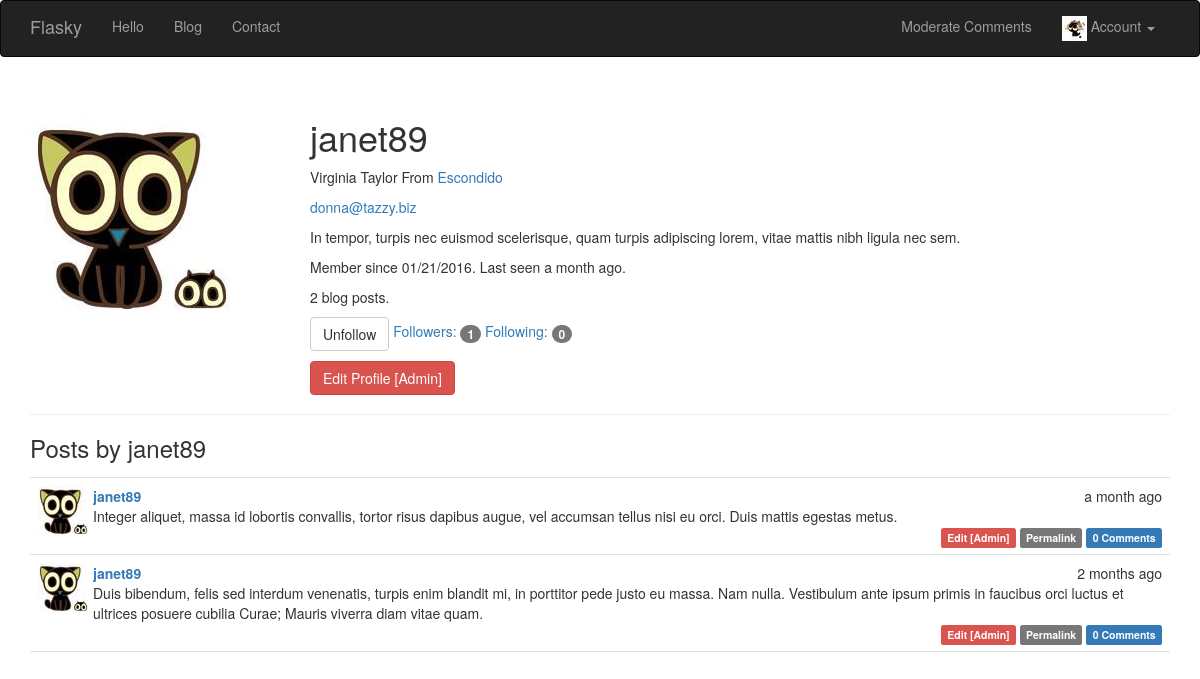
The page /user/janet89 (signed in) on the database its author committed.
### app/models.py (models this page shows, shortened)
class User(UserMixin, db.Model):
    __tablename__ = 'users'
    id = db.Column(db.Integer, primary_key=True)
    email = db.Column(db.String(64), unique=True, index=True)
    username = db.Column(db.String(64), unique=True, index=True)
    role_id = db.Column(db.Integer, db.ForeignKey('roles.id'))
    password_hash = db.Column(db.String(128))
    confirmed = db.Column(db.BOOLEAN, default=False)
    followed = db.relationship('Follow',
                               foreign_keys=[Follow.follower_id],
                               backref=db.backref('follower', lazy='joined'),
                               lazy='dynamic',
                               cascade='all,delete-orphan')
    followers = db.relationship('Follow',
                                foreign_keys=[Follow.followed_id],
                                backref=db.backref('followed', lazy='joined'),
                                lazy='dynamic',
                                cascade='all, delete-orphan')
    comments = db.relationship('Comment', backref='author', lazy='dynamic')
    name = db.Column(db.String(64))
    location = db.Column(db.String(64))
    about_me = db.Column(db.Text())
    Ico = db.Column(db.Integer, default='2')
    member_since = db.Column(db.DateTime(), default=datetime.utcnow)  # 注册时间，db.Column()参数可以接受函数为参数
    last_seen = db.Column(db.DateTime, default=datetime.utcnow)  # 最后登录时间
    posts = db.relationship('Post', backref='author', lazy='dynamic')
    @property
    def password(self):
        raise AttributeError('Password is not a readable attribute')
    def can(self, permissions):
        return self.role.permissions is not None and (self.role.permissions & permissions) == permissions
    def is_administrator(self):
        return self.can(Permission.ADMINISTER)
    def ping(self):
        self.last_seen = datetime.utcnow()
        db.session.add(self)
    def IDIco(self, size='big'):
        if self.Ico is not None:
            if size == "mid":
                url = '../static/avatar/' + str(self.Ico) + '_mid.jpg'
            elif size == "li":
                url = '../static/avatar/' + str(self.Ico) + '_li.jpg'
            else:
                url = '../static/avatar/' + str(self.Ico) + '.jpg'
            return url
    def is_following(self, user):
        return self.followed.filter_by(followed_id=user.id).first() is not None

class Post(db.Model):
    __tablename__ = 'posts'
    id = db.Column(db.Integer, primary_key=True)
    body = db.Column(db.Text)
    body_html = db.Column(db.Text)
    timestamp = db.Column(db.DateTime, index=True, default=datetime.utcnow)
    author_id = db.Column(db.Integer, db.ForeignKey('users.id'))
    comments = db.relationship('Comment', backref='post', lazy='dynamic')

### app/main/views.py (the view)
@main.route('/user/<username>')
@login_required
def user(username):
    user = User.query.filter_by(username=username).first()
    if user is None:
        abort(404)
    posts = user.posts.order_by(Post.timestamp.desc()).all()
    return render_template('user.html', user=user, posts=posts)

### app/auth/views.py (called while the page is built)
@auth.before_app_request
def before_request():
    if current_user.is_authenticated:
        current_user.ping()

### app/main/__init__.py (called while the page is built)
@main.app_context_processor
def inject_permissions():
    return dict(Permission=Permission)

### app/models.py (called while the page is built)
@login_manager.user_loader
def load_user(user_id):
    return User.query.get(int(user_id))

### app/templates/user.html (shortened to what this page needs)
{% extends "base.html" %}
{% block page_content %}
    <div class="page-header">
        <img class="img-rounded profile-thumbnail" src="{{ user.IDIco() }}">
        <div class="profile-header">
            <h1>{{ user.username }}</h1>
            {% if user.name or user.location %}
                <p>
                    {% if user.name %}{{ user.name }}{% endif %}
                    {% if user.location %}
                        From <a href="http://maps.google.com/?q={{ user.location }}">{{ user.location }}</a>
                    {% endif %}
                </p>
            {% endif %}
            {% if current_user.is_administrator() %}
                <p><a href="mailto:{{ user.email }}">{{ user.email }}</a></p>
            {% endif %}
            {% if user.about_me %}<p>{{ user.about_me }}</p>{% endif %}
            <p>Member since {{ moment(user.member_since).format('L') }}. Last
                seen {{ moment(user.last_seen).fromNow() }}.</p>
            <p>{{ user.posts.count() }} blog posts.</p>
        <p>
            {% if current_user.can(Permission.FOLLOW) and user != current_user %}
                {% if not current_user.is_following(user) %}
                <a href="{{ url_for('.follow', username=user.username) }}" class="btn btn-primary">Follow</a>
                {% else %}
                <a href="{{ url_for('.unfollow', username=user.username) }}" class="btn btn-default">Unfollow</a>
                {% endif %}
            {% endif %}
            <a href="{{ url_for('.followers', username=user.username) }}">Followers: <span class="badge">{{ user.followers.count() - 1 }}</span></a>
            <a href="{{ url_for('.followed_by', username=user.username) }}">Following: <span class="badge">{{ user.followed.count() - 1 }}</span></a>
        </p>
            <p>
                {% if current_user.is_administrator() %}
                    <a class="btn btn-danger" href="{{ url_for('.edit_profile_admin', id=user.id) }}">Edit Profile
                        [Admin]</a>
                {% endif %}
            </p>
        </div>
    </div>
    <h3>Posts by {{ user.username }}</h3>
    {% include '_posts.html' %}
{% endblock %}

### app/templates/_posts.html
<ul class="posts">
    {% for post in posts %}
        <li class="post">
            <div class="post-thumbnail">
                <a href="{{ url_for('.user', username=post.author.username) }}">
                    <img class="img-rounded profile-thumbnail" src="{{ post.author.IDIco('mid') }}">
                </a>
            </div>
            <div class="post-content">
                <div class="post-date">{{ moment(post.timestamp).fromNow() }}</div>
                <div class="post-author">
                    <a href="{{ url_for('.user', username=post.author.username) }}">{{ post.author.username }}</a>
                </div>
                <div class="post-body">
                    {% if post.body_html %}
                        {{ post.body_html|safe }}
                    {% else %}
                        {{ post.body }}
                    {% endif %}
                </div>
                <div class="post-footer">
                    {% if current_user==post.author %}
                        <a href="{{ url_for('.edit',id=post.id) }}">
                            <span class="label label-primary">Edit</span>
                        </a>
                    {% elif current_user.is_administrator() %}
                        <a href="{{ url_for('.edit',id=post.id) }}">
                            <span class="label label-danger">Edit [Admin]</span>
                        </a>
                    {% endif %}
                    <a href="{{ url_for('.post', id=post.id) }}">
                        <span class="label label-default">Permalink</span>
                    </a>
                    <a href="{{ url_for('.post', id=post.id) }}#comments">
                        <span class="label label-primary">{{ post.comments.count() }} Comments</span>
                    </a>
                </div>
            </div>
        </li>
    {% endfor %}
</ul>

### app/static/styles.css (style rules this page uses)
.profile-thumbnail { position: absolute; }
.profile-header { min-height: 260px; margin-left: 280px; }
ul.posts { list-style-type: none; padding: 0px; margin: 16px 0px 0px 0px; border-top: 1px solid #e0e0e0; }
ul.posts li.post { padding: 8px; border-bottom: 1px solid #e0e0e0; }
div.post-date { float: right; }
div.post-author { font-weight: bold; }
div.post-thumbnail { position: absolute; }
div.post-content { margin-left: 55px; min-height: 50px; }
div.post-footer { text-align: right; }

### rows shown on the page
User: username "janet89", name "Virginia Taylor", location "Escondido", email "donna@tazzy.biz", about_me "In tempor, turpis nec euismod scelerisque, quam turpis adipiscing lorem, vitae mattis nibh ligula nec sem.", member_since "01/21/2016", last_seen "a month ago"
Post: timestamp "a month ago", author.username "janet89", body "Integer aliquet, massa id lobortis convallis, tortor risus dapibus augue, vel accumsan tellus nisi eu orci. Duis mattis egestas metus.", comments.count "0"
Post: timestamp "2 months ago", author.username "janet89", body "Duis bibendum, felis sed interdum venenatis, turpis enim blandit mi, in porttitor pede justo eu massa. Nam nulla. Vestibulum ante ipsum primis in faucibus orci luctus et ultrices posuere cubilia Curae; Mauris viverra diam vitae quam.", comments.count "0"

### other values the page prints
{{ user.posts.count() }} "2"
{{ user.followers.count() - 1 }} "1"
{{ user.followed.count() - 1 }} "0"
